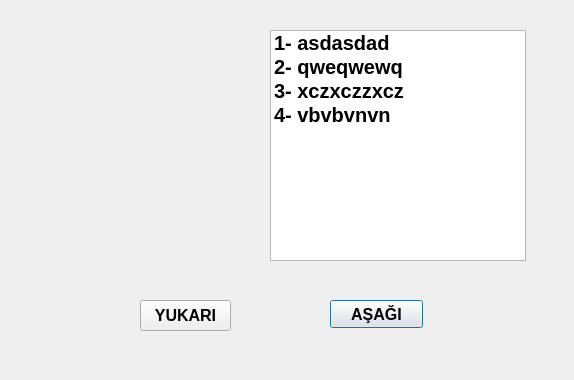
<?xml version="1.0" encoding="UTF-8"?>
<ui version="4.0">
 <class>Dialog</class>
 <widget class="QDialog" name="Dialog">
  <property name="geometry">
   <rect>
    <x>0</x>
    <y>0</y>
    <width>574</width>
    <height>380</height>
   </rect>
  </property>
  <property name="windowTitle">
   <string>Dialog</string>
  </property>
  <widget class="QPushButton" name="artirBtn">
   <property name="geometry">
    <rect>
     <x>330</x>
     <y>300</y>
     <width>93</width>
     <height>28</height>
    </rect>
   </property>
   <property name="font">
    <font>
     <pointsize>12</pointsize>
     <weight>75</weight>
     <bold>true</bold>
    </font>
   </property>
   <property name="text">
    <string>AŞAĞI</string>
   </property>
  </widget>
  <widget class="QLabel" name="label">
   <property name="geometry">
    <rect>
     <x>60</x>
     <y>120</y>
     <width>161</width>
     <height>41</height>
    </rect>
   </property>
   <property name="font">
    <font>
     <pointsize>25</pointsize>
     <weight>75</weight>
     <bold>true</bold>
    </font>
   </property>
   <property name="text">
    <string/>
   </property>
   <property name="alignment">
    <set>Qt::AlignCenter</set>
   </property>
  </widget>
  <widget class="QListWidget" name="listWidget">
   <property name="geometry">
    <rect>
     <x>270</x>
     <y>30</y>
     <width>256</width>
     <height>231</height>
    </rect>
   </property>
   <property name="font">
    <font>
     <pointsize>15</pointsize>
     <weight>75</weight>
     <bold>true</bold>
    </font>
   </property>
   <item>
    <property name="text">
     <string>1- asdasdad</string>
    </property>
   </item>
   <item>
    <property name="text">
     <string>2- qweqwewq</string>
    </property>
   </item>
   <item>
    <property name="text">
     <string>3- xczxczzxcz</string>
    </property>
   </item>
   <item>
    <property name="text">
     <string>4- vbvbvnvn</string>
    </property>
   </item>
  </widget>
  <widget class="QPushButton" name="azaltBtn">
   <property name="geometry">
    <rect>
     <x>140</x>
     <y>300</y>
     <width>91</width>
     <height>31</height>
    </rect>
   </property>
   <property name="font">
    <font>
     <pointsize>12</pointsize>
     <weight>75</weight>
     <bold>true</bold>
    </font>
   </property>
   <property name="text">
    <string>YUKARI</string>
   </property>
  </widget>
 </widget>
 <resources/>
 <connections/>
</ui>
